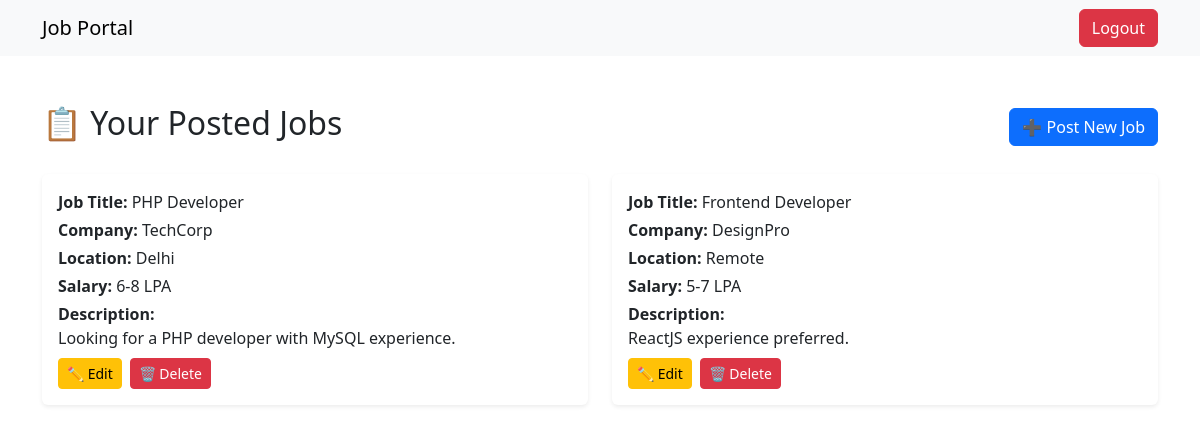
The page /recruiter/dashboard.php (signed in) on the database its author committed.
### tables this page shows
CREATE TABLE jobs (
  id INT AUTO_INCREMENT PRIMARY KEY,
  title VARCHAR(255) NOT NULL,
  description TEXT,
  company_name VARCHAR(100),
  location VARCHAR(100),
  salary VARCHAR(100),
  user_id INT,
  FOREIGN KEY (user_id) REFERENCES users(id) ON DELETE CASCADE
);

### config.php (called while the page is built, shortened)
<?php
function esc($s) { return htmlspecialchars($s, ENT_QUOTES); }
?>

### recruiter/dashboard.php (the view, shortened to what this page needs)
<?php
require '../config.php';
include '../includes/header.php';
$uid = $_SESSION['user']['id'];
$jobs = $db->query("SELECT * FROM jobs WHERE user_id=$uid");
?>
<div class="container mt-5">
  <div class="d-flex justify-content-between align-items-center mb-4">
    <h2>📋 Your Posted Jobs</h2>
    <a href="add_job.php" class="btn btn-primary">➕ Post New Job</a>
  </div>
  <?php if ($jobs->num_rows === 0): ?>
    <div class="alert alert-info">You haven't posted any jobs yet.</div>
  <?php else: ?>
    <div class="row row-cols-1 row-cols-md-2 g-4">
      <?php while ($j = $jobs->fetch_assoc()): ?>
        <div class="col">
          <div class="card h-100 shadow-sm border-0">
            <div class="card-body">
              <p class="mb-1"><strong>Job Title:</strong> <?= esc($j['title']) ?></p>
              <p class="mb-1"><strong>Company:</strong> <?= esc($j['company_name']) ?></p>
              <p class="mb-1"><strong>Location:</strong> <?= esc($j['location']) ?></p>
              <p class="mb-1"><strong>Salary:</strong> <?= esc($j['salary']) ?></p>
              <p class="mb-2"><strong>Description:</strong><br> <?= nl2br(esc($j['description'])) ?></p>
              <div class="d-flex gap-2">
                <a href="edit_job.php?id=<?= $j['id'] ?>" class="btn btn-sm btn-warning">✏️ Edit</a>
                <a href="delete_job.php?id=<?= $j['id'] ?>"
                   class="btn btn-sm btn-danger"
                   onclick="return confirm('Are you sure you want to delete this job?');">
                   🗑️ Delete
                </a>
              </div>
            </div>
          </div>
        </div>
      <?php endwhile; ?>
    </div>
  <?php endif; ?>
</div>
<?php include '../includes/footer.php'; ?>

### rows shown on the page
jobs: title "PHP Developer", company_name "TechCorp", location "Delhi", salary "6-8 LPA", description "Looking for a PHP developer with MySQL experience."
jobs: title "Frontend Developer", company_name "DesignPro", location "Remote", salary "5-7 LPA", description "ReactJS experience preferred."
